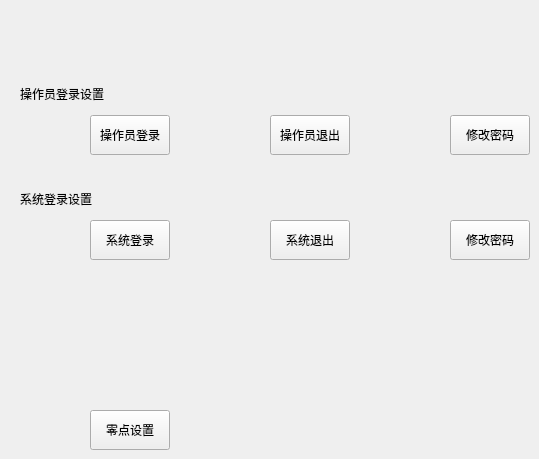
    <widget class="QWidget" name="parameter_set_page">
     <widget class="QPushButton" name="zero_setting">
      <property name="geometry">
       <rect>
        <x>90</x>
        <y>410</y>
        <width>80</width>
        <height>40</height>
       </rect>
      </property>
      <property name="text">
       <string>零点设置</string>
      </property>
     </widget>
     <widget class="QPushButton" name="administrators_login">
      <property name="geometry">
       <rect>
        <x>90</x>
        <y>220</y>
        <width>80</width>
        <height>40</height>
       </rect>
      </property>
      <property name="text">
       <string>系统登录</string>
      </property>
     </widget>
     <widget class="QPushButton" name="administrators_quit">
      <property name="geometry">
       <rect>
        <x>270</x>
        <y>220</y>
        <width>80</width>
        <height>40</height>
       </rect>
      </property>
      <property name="text">
       <string>系统退出</string>
      </property>
     </widget>
     <widget class="QPushButton" name="administrators_modify_passwd">
      <property name="geometry">
       <rect>
        <x>450</x>
        <y>220</y>
        <width>80</width>
        <height>40</height>
       </rect>
      </property>
      <property name="text">
       <string>修改密码</string>
      </property>
     </widget>
     <widget class="QPushButton" name="user_login">
      <property name="geometry">
       <rect>
        <x>90</x>
        <y>115</y>
        <width>80</width>
        <height>40</height>
       </rect>
      </property>
      <property name="text">
       <string>操作员登录</string>
      </property>
     </widget>
     <widget class="QPushButton" name="user_quit">
      <property name="geometry">
       <rect>
        <x>270</x>
        <y>115</y>
        <width>80</width>
        <height>40</height>
       </rect>
      </property>
      <property name="text">
       <string>操作员退出</string>
      </property>
     </widget>
     <widget class="QPushButton" name="user_modify_passwd">
      <property name="geometry">
       <rect>
        <x>450</x>
        <y>115</y>
        <width>80</width>
        <height>40</height>
       </rect>
      </property>
      <property name="text">
       <string>修改密码</string>
      </property>
     </widget>
     <widget class="QLabel" name="label_3">
      <property name="geometry">
       <rect>
        <x>20</x>
        <y>190</y>
        <width>101</width>
        <height>17</height>
       </rect>
      </property>
      <property name="text">
       <string>系统登录设置</string>
      </property>
     </widget>
     <widget class="QLabel" name="label_4">
      <property name="geometry">
       <rect>
        <x>20</x>
        <y>85</y>
        <width>101</width>
        <height>17</height>
       </rect>
      </property>
      <property name="text">
       <string>操作员登录设置</string>
      </property>
     </widget>
    </widget>
